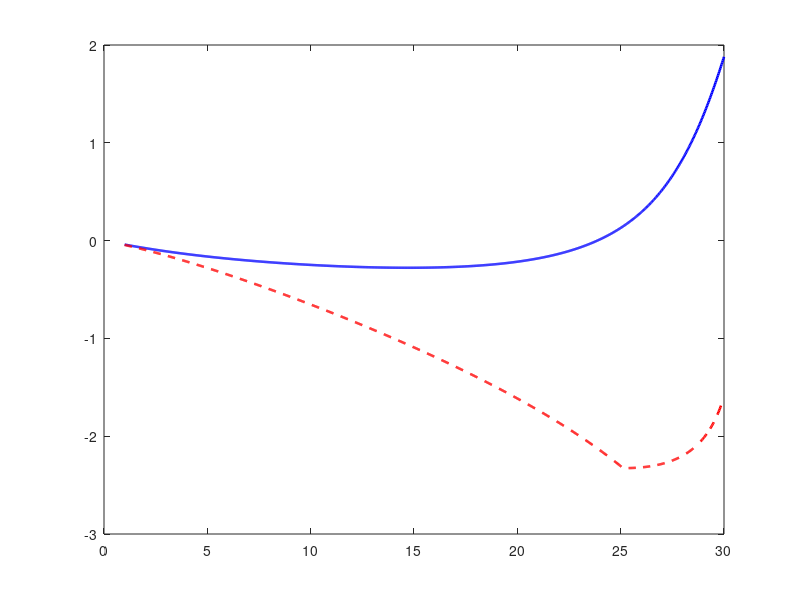

Write MATLAB code to recreate this figure. (Note: this script raises an error after producing the figure.)
clc;
clear;

% flutter whatever
c=0.2540;
b = c/2;              % semi-chord
m = 3.3843;             % mass per unit length
I = 0.0135;              % mass moment of inertia
rho = 1.225;            % density
a = -0.5;               % offset
sa=0.0859;              %instability
Kh = 2818.8;               % Bending stiffness (N/m)
Kt = 37.3;               % Torsional stiffness (Nm/rad)

% sweep if needed
Lambda_deg = 0;
Lambda_rad = deg2rad(Lambda_deg);

% jones approximation valid in all incompressibles
theodorsen_Ck = @(k) (1 - 0.165*1i*k) ./ (1 - 0.335*1i*k + 0.009*k.^2);
% change in case of continuous EI or GJ whatever
Mh = m ;
Mt = I;
Mc = sa;
M = [Mh, Mc; Mc, Mt];
K = [Kh, 0; 0, Kt];

U_vals = linspace(1, 30, 1000);
max_real1 = zeros(size(U_vals));
max_real2 = zeros(size(U_vals));
flutter_U = NaN;

for idx = 1:length(U_vals)
    U = U_vals(idx);
    U_eff = U * cos(Lambda_rad);
    M_nc=pi*rho*b^2*[1,-b*a;-b*a,(0.125+a^2)*b^2];
    eigs_undamped = eig(M+(M_nc/U_eff) \ K);
    omega = sqrt(max(real(eigs_undamped)));
    k = omega * b / U_eff;
    Ck = theodorsen_Ck(k);
    
    % Aero damping and stiffness non circulatory and circulatory
    C_nc=[0,pi*rho*U_eff*b^2;0,pi*rho*U_eff*(0.5-a)*b^3];
    M_nc=pi*rho*b^2*[1,-b*a;-b*a,(0.125+a^2)*b^2];
    C_aero = pi * rho * b^2 * [2/b, 2*U_eff*(0.5-a); -2*U_eff*(a+0.5), -2*U_eff*(a+0.5)*(0.5-1)*b] * Ck;
    K_aero = 2 * pi * rho * b * [0, U_eff^2; 0, -(a + 0.5)*b* U_eff^2] * Ck;
    M_total=M+M_nc;
    C_total = C_aero+C_nc;
    K_total = K + K_aero;
    
    % EVP
    A_upper = [zeros(2), eye(2)];
    A_lower = [-M_total \ K_total, -M_total \ C_total];
    A = [A_upper; A_lower];
    
    eigenvals = eig(A);
    real_parts = real(eigenvals);
    sorted_real = sort(real_parts, 'descend');
    
    max_real1(idx) = sorted_real(1);
    max_real2(idx) = sorted_real(2);
    
    if isnan(flutter_U) && any(real_parts >= 0)
        flutter_U = U;
    end
end

figure;
plot(U_vals, max_real1, 'b-', 'LineWidth', 1.8); hold on;
plot(U_vals, max_real2, 'r--', 'LineWidth', 1.8);
yline(0, 'k:');

if ~isnan(flutter_U)
    xline(flutter_U, '--k', sprintf('Flutter @ %.1f m/s', flutter_U), ...
          'LabelHorizontalAlignment', 'left', ...
          'LabelVerticalAlignment', 'bottom');
end

xlabel('Airspeed U (m/s)');
ylabel('Real Part of Eigenvalues');
title(['Flutter Analysis: Input Kh & Kt, Sweep \Lambda = ', num2str(Lambda_deg), '°']);
legend('Mode 1 (Real Part)', 'Mode 2 (Real Part)', 'Location', 'northwest');
grid on;
